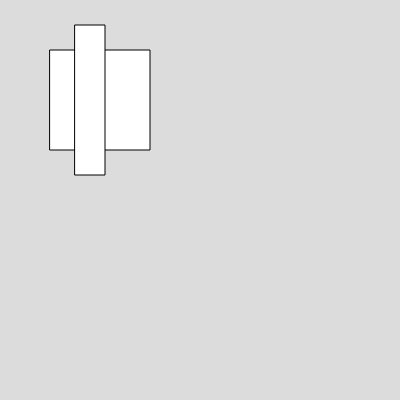
Frame 1 (no input)
Frame 60 (no input): identical to frame 1, image omitted
Frame 120 (the mouse pressed at the canvas centre since frame 60): identical to frame 1, image omitted

The p5.js sketch that drew this single still picture (run headless with seeded random() and noise() and a simulated clock; from frame 60 on, the mouse is pressed at the canvas centre):

// p5.js sketch
// ── sketch.js
var b1,b2
function setup() 
{
  createCanvas(400, 400);
  b1=new Box(50,50,100,100)
  b2=new Box(75,25,30,150)
}

function draw() 
{
  background(220);
b1.display()
b2.display()
}


// ── box.js
class Box
  {
    constructor(x,y,w,h)
    {
    this.x = x
    this.y = y
    this.w = w 
    this.h = h 
  
    }
    display(){
      rect (this.x,this.y,this.w,this.h)
    }


  }

  
